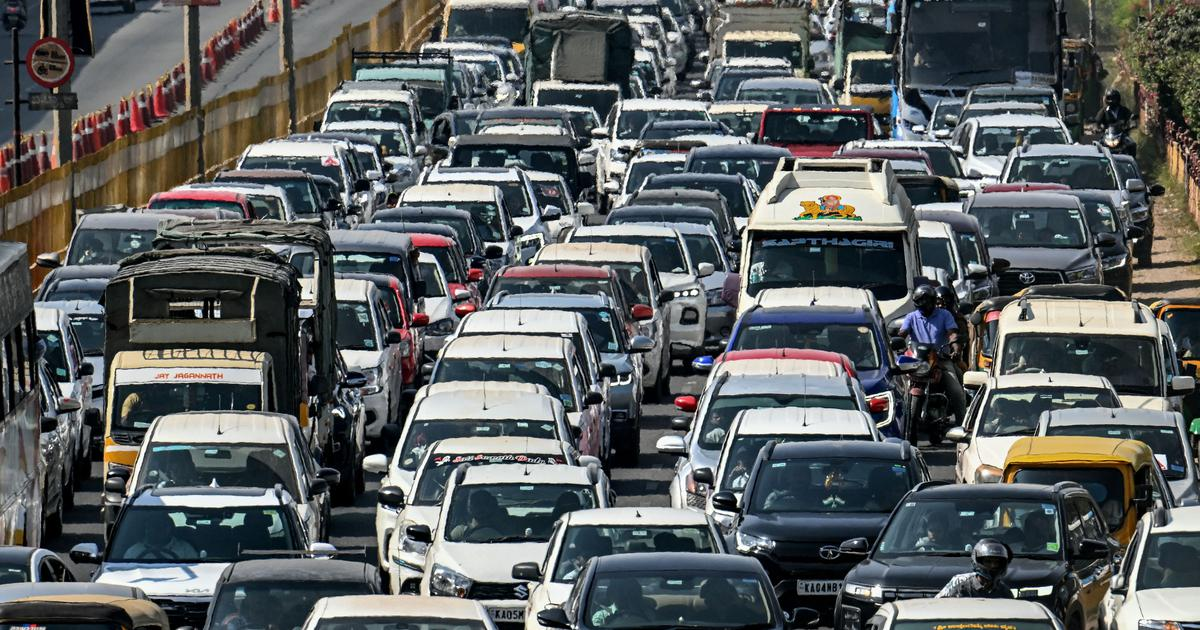
#> input picture sample.jpg, 1200 x 630 px
$ python lane_drawer.py --image ../sample.jpg
#> lines starting #> are read from the running program, lines starting #| are printed output that depends on the picture; after the words box and inside, x2 and y2 are one past the last pixel; in counts of white or black regions, pixels touching at a corner belong together
#> further down, image is the input picture: shape (630, 1200, 3); mean B, G, R 96.8, 96.1, 92
#!/usr/bin/env python3
"""
lane_drawer.py

Interactive tool to create lane polygons for SanchalanAI.
 - Click points on the image to define a polygon.
 - Press 'n' to start a new lane.
 - Press 's' to save all lanes into a JSON file.
 - Press 'q' to quit without saving.
"""

import cv2
import json
import argparse
import numpy as np

lanes = {}
current_points = []
image = None
clone = None

# ----------------------------
# Mouse click callback
# ----------------------------
def click_event(event, x, y, flags, param):
    global current_points, clone
    if event == cv2.EVENT_LBUTTONDOWN:
        current_points.append([x, y])
        # Draw point
        cv2.circle(clone, (x, y), 5, (0, 0, 255), -1)
        # Draw line from previous point
        if len(current_points) > 1:
            cv2.line(clone, tuple(current_points[-2]), tuple(current_points[-1]), (0, 0, 255), 2)

# ----------------------------
# Draw saved lanes
# ----------------------------
def redraw_lanes():
    global clone
    clone = image.copy()
    for name, pts in lanes.items():
        poly = cv2.polylines(clone, [np.array(pts, dtype=np.int32)], True, (255, 0, 0), 2)
        cx, cy = np.mean(pts, axis=0).astype(int)
        cv2.putText(clone, name, (cx, cy), cv2.FONT_HERSHEY_SIMPLEX, 0.7, (255, 0, 0), 2)
    # Draw current polygon
    for i in range(1, len(current_points)):
        cv2.line(clone, tuple(current_points[i-1]), tuple(current_points[i]), (0, 0, 255), 2)
    for pt in current_points:
        cv2.circle(clone, tuple(pt), 5, (0, 0, 255), -1)
    # Instructions
    cv2.putText(clone, "'n' to save lane, 's' to save JSON, 'q' to quit", (10, 30),
                cv2.FONT_HERSHEY_SIMPLEX, 0.6, (0,255,0), 2)
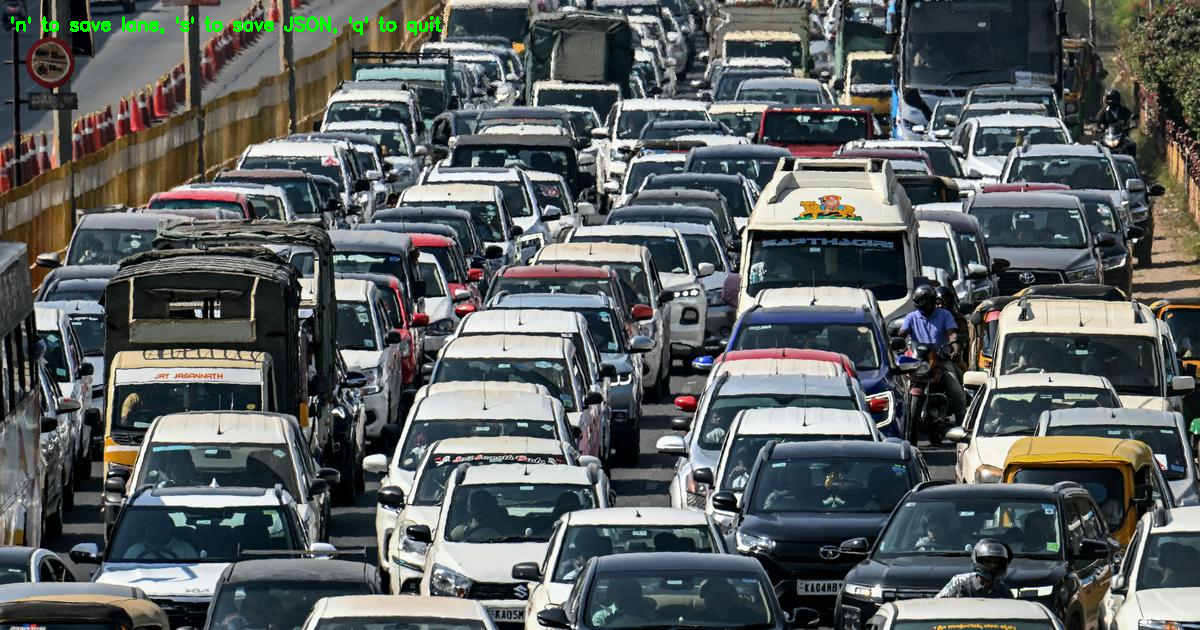
#> clone: shape (630, 1200, 3); 0.31% of pixels changed, all inside (x1, y1, x2, y2) = (11, 16, 442, 36)

# ----------------------------
# Main
# ----------------------------
if __name__ == "__main__":
    parser = argparse.ArgumentParser(description="Interactive Lane Drawer for SanchalanAI")
    parser.add_argument("--image", type=str, required=True, help="Path to input image")
    parser.add_argument("--output", type=str, default="lanes.json", help="Output JSON file for lanes")
    args = parser.parse_args()

    # Load image
    image = cv2.imread(args.image)
    if image is None:
        raise FileNotFoundError(f"Could not load {args.image}")
    clone = image.copy()

    cv2.namedWindow("Lane Drawer")
    cv2.setMouseCallback("Lane Drawer", click_event)

    print("Instructions:")
    print(" - Click to add points for current lane polygon.")
    print(" - Press 'n' to name and save current polygon as a lane.")
    print(" - Press 's' to save all lanes into JSON.")
    print(" - Press 'q' to quit without saving.")

    while True:
        redraw_lanes()
        cv2.imshow("Lane Drawer", clone)
        key = cv2.waitKey(1) & 0xFF
#> (key q is pressed here)

        if key == ord("n"):  # finish current lane
            if current_points:
                lane_name = input("Enter lane name (e.g., north, south, east, west): ")
                lanes[lane_name] = current_points.copy()
                current_points = []
                print(f"Saved lane '{lane_name}' with {len(lanes[lane_name])} points.")

        elif key == ord("s"):  # save lanes to JSON
            with open(args.output, "w") as f:
                json.dump(lanes, f, indent=2)
            print(f"Lanes saved to {args.output}")
            break

        elif key == ord("q"):  # quit
            print("Quitting without saving.")
            break

    cv2.destroyAllWindows()
